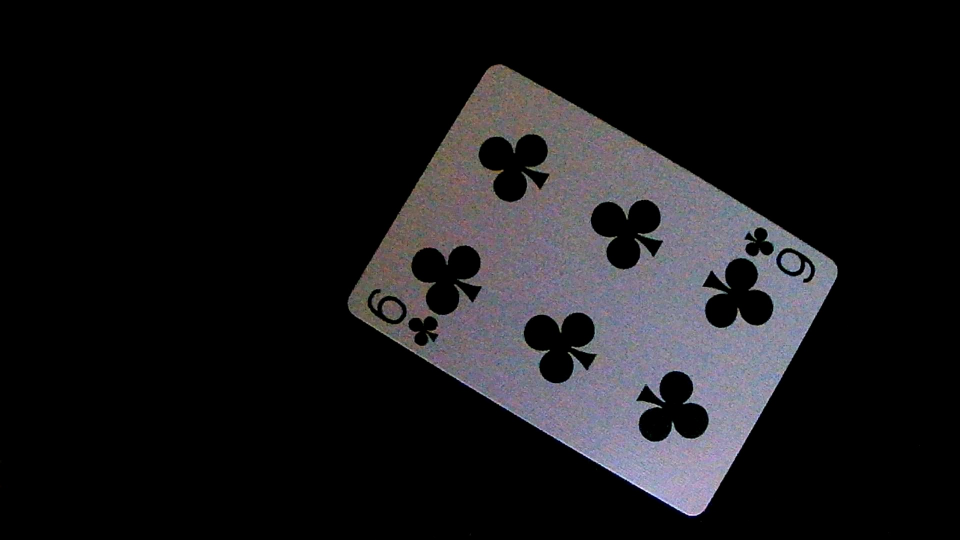
#> input picture TEMP/Project4/test_images3/6C.jpg, 1920 x 1080 px, found by its file name (shown at 1/2 size)
$ python template_matching2.py
#> lines starting #> are read from the running program, lines starting #| are printed output that depends on the picture; after the words box and inside, x2 and y2 are one past the last pixel; in counts of white or black regions, pixels touching at a corner belong together
import cv2
import numpy as np
import os

def preprocess_and_extract_symbols(image_path, use_one_in_ten=True):
    # Step 1: Input Image Acquisition
    img_color = cv2.imread(image_path)
    if img_color is None:
        print("Error: Image not found or unable to read.")
        return None, None, None

    # cv2.imshow("Original Image", img_color)
    # cv2.waitKey(0)

    # Step 2: Preprocessing
    img_gray = cv2.cvtColor(img_color, cv2.COLOR_BGR2GRAY)
    _, img_bin = cv2.threshold(img_gray, 0, 255, cv2.THRESH_BINARY + cv2.THRESH_OTSU)

    # Invert image if necessary
    if np.mean(img_bin) > 127:
        img_bin = 255 - img_bin

    # Morphological operations
    kernel = cv2.getStructuringElement(cv2.MORPH_RECT, (3, 3))
    img_bin = cv2.morphologyEx(img_bin, cv2.MORPH_OPEN, kernel)
    img_bin = cv2.morphologyEx(img_bin, cv2.MORPH_CLOSE, kernel)

    # cv2.imshow("Binarized Image", img_bin)
    # cv2.waitKey(0)

    # Step 3: Card Orientation Detection
    contours, _ = cv2.findContours(img_bin, cv2.RETR_EXTERNAL, cv2.CHAIN_APPROX_SIMPLE)
    if not contours:
        print("Error: No contours found.")
        return None, None, None

    largest_contour = max(contours, key=cv2.contourArea)
    rect = cv2.minAreaRect(largest_contour)
    angle = rect[2]
    width, height = rect[1][0], rect[1][1]
    if width < height:
        angle = angle
    else:
        angle = angle + 90

    # Rotate image to correct orientation
    (h, w) = img_gray.shape[:2]
    center = rect[0]
    M = cv2.getRotationMatrix2D(center, angle, 1.0)
    img_rotated = cv2.warpAffine(img_color, M, (w, h), flags=cv2.INTER_CUBIC, borderMode=cv2.BORDER_REPLICATE)

    # cv2.imshow("Rotated Image", img_rotated)
    # cv2.waitKey(0)

    # Step 4: Card Cropping
    img_gray_rotated = cv2.cvtColor(img_rotated, cv2.COLOR_BGR2GRAY)
    _, img_bin_rotated = cv2.threshold(img_gray_rotated, 0, 255, cv2.THRESH_BINARY + cv2.THRESH_OTSU)

    if np.mean(img_bin_rotated) > 127:
        img_bin_rotated = 255 - img_bin_rotated

    contours, _ = cv2.findContours(img_bin_rotated, cv2.RETR_EXTERNAL, cv2.CHAIN_APPROX_SIMPLE)
    if not contours:
        print("Error: No contours found in rotated image.")
        return None, None, None

    card_contour = max(contours, key=cv2.contourArea)
    x, y, w, h = cv2.boundingRect(card_contour)
    card_cropped = img_rotated[y:y+h, x:x+w]

    cv2.imshow("Cropped Card", card_cropped)
    cv2.waitKey(0)

    # Step 5: Extracting Rank and Suit Symbols
    # Assuming symbols are in the top-left corner
    symbol_region = card_cropped[0:int(h*0.3), 0:int(w*0.17)]
    cv2.imshow("Symbol Region", symbol_region)
    cv2.waitKey(0)

    symbol_gray = cv2.cvtColor(symbol_region, cv2.COLOR_BGR2GRAY)
    _, symbol_bin = cv2.threshold(symbol_gray, 0, 255, cv2.THRESH_BINARY_INV + cv2.THRESH_OTSU)

    cv2.imshow("Binarized Symbol Region", symbol_bin)
    cv2.waitKey(0)

    # Step 6: Finding Contours in Symbol Region
    contours, _ = cv2.findContours(symbol_bin, cv2.RETR_EXTERNAL, cv2.CHAIN_APPROX_SIMPLE)

    # Filter out small contours based on area
    min_contour_area = 50  # Adjust based on experimentation
    filtered_contours = [cnt for cnt in contours if cv2.contourArea(cnt) > min_contour_area]

    # Filter out contours near the edges
    def is_contour_near_edge(contour, image_shape, margin_fraction=0.05):
        x, y, w, h = cv2.boundingRect(contour)
        img_h, img_w = image_shape[:2]
        margin_x = int(img_w * margin_fraction)
        margin_y = int(img_h * margin_fraction)
        if x < margin_x or y < margin_y or x + w > img_w - margin_x or y + h > img_h - margin_y:
            return True
        else:
            return False

    filtered_contours = [cnt for cnt in filtered_contours if not is_contour_near_edge(cnt, symbol_bin.shape)]

    if len(filtered_contours) == 0:
        print("Error: No valid contours found after filtering.")
        return None, None, None

    # Create a copy of the symbol region for visualization
    symbol_with_contours = cv2.cvtColor(symbol_bin, cv2.COLOR_GRAY2BGR)

    # Draw all filtered contours in green
    for cnt in filtered_contours:
        cv2.drawContours(symbol_with_contours, [cnt], -1, (0, 255, 0), 2)

    cv2.imshow("Filtered Contours", symbol_with_contours)
    cv2.waitKey(0)

    # Sort contours by vertical position (y-coordinate)
    bounding_boxes = [cv2.boundingRect(c) for c in filtered_contours]
    sorted_contours = sorted(zip(filtered_contours, bounding_boxes), key=lambda b: b[1][1])

    # Identify rank and suit symbols
    # Assuming the suit symbol is the lowest contour
    suit_contour = sorted_contours[-1][0]
    suit_bbox = sorted_contours[-1][1]

    # The rest are rank symbols (could be more than one contour, e.g., '1' and '0' in '10')
    rank_contours = [c[0] for c in sorted_contours[:-1]]
    rank_bboxes = [c[1] for c in sorted_contours[:-1]]

    # For '10', there will be two rank contours; for other cards, usually one
    # Option to choose between '1' and '0' for the rank symbol
    if len(rank_contours) == 0:
        print("Error: No rank contours found.")
        return None, None, None

    if len(rank_contours) == 1:
        # Only one rank contour
        rank_contour = rank_contours[0]
        rank_bbox = rank_bboxes[0]
    else:
        # Multiple rank contours (e.g., '1' and '0'), Choose between '1' and '0' based on horizontal position
        # '1' is on the left, '0' on the right
        if use_one_in_ten:
            # Choose the leftmost contour (assumed to be '1')
            rank_idx = np.argmin([bbox[0] for bbox in rank_bboxes])
        else:
            # Choose the rightmost contour (assumed to be '0')
            rank_idx = np.argmax([bbox[0] for bbox in rank_bboxes])
        rank_contour = rank_contours[rank_idx]
        rank_bbox = rank_bboxes[rank_idx]

    # Draw selected rank and suit contours for visualization
    cv2.drawContours(symbol_with_contours, [rank_contour], -1, (0, 0, 255), 2)  # Red
    cv2.drawContours(symbol_with_contours, [suit_contour], -1, (255, 0, 0), 2)  # Blue

    cv2.imshow("Selected Rank and Suit Contours", symbol_with_contours)
    cv2.waitKey(0)

    # Step 7: Extracting Rank and Suit Symbols
    # Extract rank symbol
    x, y, w, h = rank_bbox
    rank_symbol = symbol_bin[y:y+h, x:x+w]

    # Extract suit symbol
    x, y, w, h = suit_bbox
    suit_symbol = symbol_bin[y:y+h, x:x+w]

    # Resize symbols while maintaining aspect ratio and padding
    def resize_and_pad(img, size=(70, 125)):
        h, w = img.shape
        aspect_ratio = w / h
        target_w, target_h = size

        # Compute scaling factor to fit the symbol into the target size
        scaling_factor = min(target_w / w, target_h / h)
        new_w = int(w * scaling_factor)
        new_h = int(h * scaling_factor)
        resized_img = cv2.resize(img, (new_w, new_h), interpolation=cv2.INTER_AREA)

        # Create a new image with the target size and place the resized symbol at the center
        padded_img = np.zeros((target_h, target_w), dtype=np.uint8)
        x_offset = (target_w - new_w) // 2
        y_offset = (target_h - new_h) // 2
        padded_img[y_offset:y_offset+new_h, x_offset:x_offset+new_w] = resized_img

        return padded_img

    rank_symbol_resized = resize_and_pad(rank_symbol)
    suit_symbol_resized = resize_and_pad(suit_symbol)

    # Display extracted symbols
    cv2.imshow("Rank Symbol", rank_symbol_resized)
    cv2.waitKey(0)
    cv2.imshow("Suit Symbol", suit_symbol_resized)
    cv2.waitKey(0)
    cv2.destroyAllWindows()

    return rank_symbol_resized, suit_symbol_resized, card_cropped

def match_templates(rank_symbol, suit_symbol, rank_templates, suit_templates):
    # Template Matching for Ranks
    kernel = cv2.getStructuringElement(cv2.MORPH_ELLIPSE, (5, 5))

    print("Rank scores:")
    cv2.imshow("Rank Symbol", rank_symbol)
    cv2.waitKey(0)

    rank_symbol = cv2.dilate(rank_symbol, kernel)
    cv2.imshow("Dilated Rank Symbol", rank_symbol)
    cv2.waitKey(0)

    max_score_rank = -np.inf
    best_match_rank = None
    for rank_name, rank_template in rank_templates.items():
        rank_template = cv2.resize(rank_template, (70, 125))
        cv2.imshow("Rank Template", rank_template)
        rank_template = cv2.bitwise_and(rank_template, rank_symbol)
        cv2.imshow("ANDed with Template", rank_template)
        cv2.waitKey(0)

        res = cv2.matchTemplate(rank_symbol, rank_template, cv2.TM_CCOEFF_NORMED)
        score = res[0][0]
        print(f"Rank {rank_name}, Score: {score}")
        if score > max_score_rank:
            max_score_rank = score
            best_match_rank = rank_name

    # Template Matching for Suits
    # Create a 7x7 circular structuring element
    print("Suit scores:")
    # Erode the suit symbol
    suit_symbol_dilated = cv2.dilate(suit_symbol, kernel)
    cv2.imshow("Dilated Suit Symbol", suit_symbol_dilated)
    cv2.waitKey(0)

    max_score_suit = -np.inf
    best_match_suit = None
    for suit_name, suit_template in suit_templates.items():
        # Erode the suit template

        # suit_template_eroded = cv2.erode(suit_template, kernel)
        cv2.imshow("Suit Template", suit_template)

        suit_template_anded = cv2.bitwise_and(suit_template, suit_symbol_dilated)
        cv2.imshow("Suit Template AND Symbol Dilated", suit_template_anded)
        cv2.waitKey(0)

        # res = cv2.matchTemplate(suit_symbol_eroded, suit_template_eroded, cv2.TM_CCOEFF_NORMED)
        res = cv2.matchTemplate(suit_symbol, suit_template_anded, cv2.TM_CCOEFF_NORMED)
        score = res[0][0]
        print(f"Suit {suit_name}, Score: {score}")
        if score > max_score_suit:
            max_score_suit = score
            best_match_suit = suit_name

    # Thresholds
    threshold_rank = 0  # Adjust based on experimentation
    threshold_suit = 0  # Adjust based on experimentation

    # Result Declaration
    if max_score_rank > threshold_rank and max_score_suit > threshold_suit:
        result = f"The card is {best_match_rank} of {best_match_suit}"
    else:
        result = "Unable to confidently determine the card's rank and suit."

    print(f"Rank match score: {max_score_rank}, Suit match score: {max_score_suit}")
    print(result)
    return result

# Helper function to load templates
def load_templates(template_folder):
#> called with template_folder = 'TEMP/Project4/imgs'
    rank_templates = {}
    suit_templates = {}

    # Load rank templates
    ranks = ['A', '2', '3', '4', '5', '6', '7', '8', '9', '10', 'J', 'Q', 'K']
    for rank in ranks:
        template_path = os.path.join(template_folder, 'ranks', f'{rank}.jpg')
        template = cv2.imread(template_path, cv2.IMREAD_GRAYSCALE)
        if template is not None:
            _, template_bin = cv2.threshold(template, 0, 255, cv2.THRESH_BINARY + cv2.THRESH_OTSU)
            template_resized = cv2.resize(template_bin, (70, 125))
            rank_templates[rank] = template_resized
        else:
            print(f"Warning: Template for rank '{rank}' not found.")

    # Load suit templates
    suits = ['Hearts', 'Diamonds', 'Clubs', 'Spades']
#> suits = ['Hearts', 'Diamonds', 'Clubs', 'Spades']
    for suit in suits:
        template_path = os.path.join(template_folder, 'suits', f'{suit}.jpg')
        template = cv2.imread(template_path, cv2.IMREAD_GRAYSCALE)
        if template is not None:
            _, template_bin = cv2.threshold(template, 0, 255, cv2.THRESH_BINARY + cv2.THRESH_OTSU)
            template_resized = cv2.resize(template_bin, (70, 125))
            suit_templates[suit] = template_resized
        else:
            print(f"Warning: Template for suit '{suit}' not found.")
#| Warning: Template for suit 'Hearts' not found.

    return rank_templates, suit_templates

# Main code to run the functions
if __name__ == "__main__":
    image_path = 'TEMP/Project4/test_images3/6C.JPG'
    template_folder = 'TEMP/Project4/imgs'  # Folder containing 'ranks' and 'suits' subfolders

    # Load templates
    rank_templates, suit_templates = load_templates(template_folder)
#> rank_templates = 0 items; suit_templates = 0 items

    # Preprocess image and extract symbols
    rank_symbol, suit_symbol, card_cropped = preprocess_and_extract_symbols(image_path)
#> in preprocess_and_extract_symbols, img_color is the input picture: shape (1080, 1920, 3); mean B, G, R 26.1, 23.8, 24.6
#> in preprocess_and_extract_symbols, `_, img_bin = cv2.threshold(img_gray, 0, 255, cv2.THRESH_BINARY + cv2.T..`:
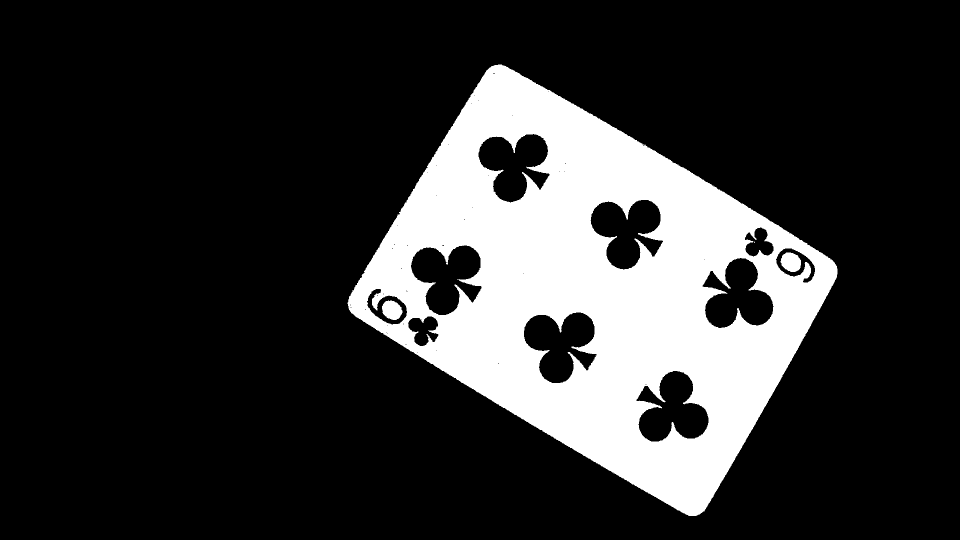
#> img_bin: shape (1080, 1920) (shown at 1/2 size); 19.5% white; 5 white regions (2 under 20 px), largest, box (x1, y1, x2, y2) and area: (695, 129, 1675, 1032) 401099, (1561, 505, 1602, 544) 1225, (764, 601, 805, 640) 1198
#> in preprocess_and_extract_symbols, `img_bin = cv2.morphologyEx(img_bin, cv2.MORPH_OPEN, kernel)`: img_bin: shape (1080, 1920); 19.5% white; 4 white regions (1 under 20 px), largest, box (x1, y1, x2, y2) and area: (695, 129, 1675, 1032) 400910, (1561, 505, 1602, 544) 1225, (764, 601, 805, 640) 1194
#> in preprocess_and_extract_symbols, `img_bin = cv2.morphologyEx(img_bin, cv2.MORPH_CLOSE, kernel)`: img_bin: shape (1080, 1920); 19.5% white; 3 white regions
#> in preprocess_and_extract_symbols, `contours, _ = cv2.findContours(img_bin, cv2.RETR_EXTERNAL, cv2.CHAIN_A..`: contours = 1 contour; box (x1, y1, x2, y2) and area: (695, 129, 1675, 1032) 486250
#> in preprocess_and_extract_symbols, `largest_contour = max(contours, key=cv2.contourArea)`: largest_contour = contour of 1581 points, box (x1, y1, x2, y2) (695, 129, 1675, 1032), area 486250
#> in preprocess_and_extract_symbols, `rect = cv2.minAreaRect(largest_contour)`: rect = ((1190, 577.2), (597.5, 830.9), -59.24)
#> in preprocess_and_extract_symbols, `angle = rect[2]`: angle = -59.24
#> in preprocess_and_extract_symbols, `width, height = rect[1][0], rect[1][1]`: width = 597.5; height = 830.9
#> in preprocess_and_extract_symbols, `center = rect[0]`: center = (1190, 577.2)
#> in preprocess_and_extract_symbols, `M = cv2.getRotationMatrix2D(center, angle, 1.0)`: M = [[0.511, -0.859, 1077.3], [0.859, 0.511, -740.6]]
#> in preprocess_and_extract_symbols, `_, img_bin_rotated = cv2.threshold(img_gray_rotated, 0, 255, cv2.THRES..`:
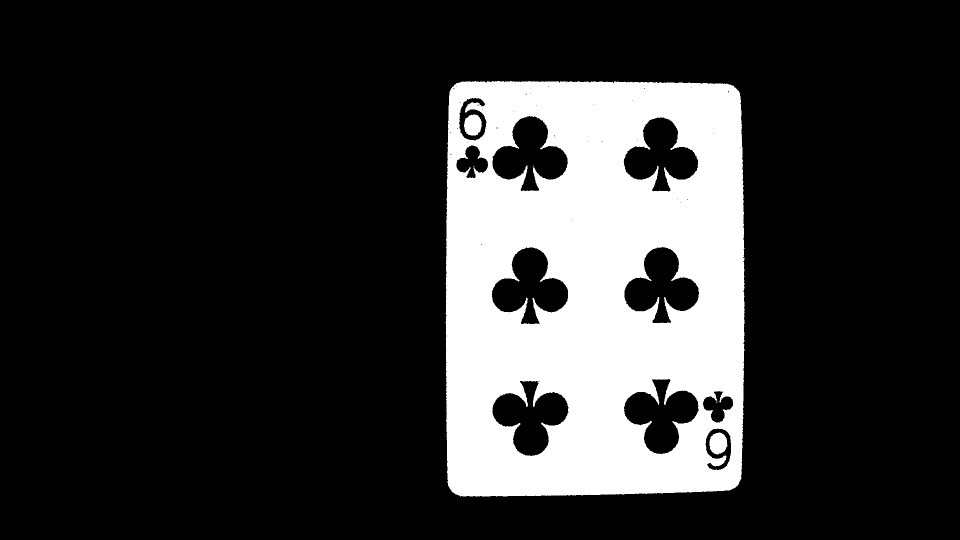
#> img_bin_rotated: shape (1080, 1920) (shown at 1/2 size); 19.5% white; 6 white regions (3 under 20 px)
#> in preprocess_and_extract_symbols, `contours, _ = cv2.findContours(img_bin_rotated, cv2.RETR_EXTERNAL, cv2..`: contours = 1 contour; box (x1, y1, x2, y2) and area: (891, 162, 1489, 993) 486094
#> in preprocess_and_extract_symbols, `card_contour = max(contours, key=cv2.contourArea)`: card_contour = contour of 1020 points, box (x1, y1, x2, y2) (891, 162, 1489, 993), area 486094
#> in preprocess_and_extract_symbols, `x, y, w, h = cv2.boundingRect(card_contour)`: x = 891; y = 162; w = 598; h = 831
#> in preprocess_and_extract_symbols, `_, symbol_bin = cv2.threshold(symbol_gray, 0, 255, cv2.THRESH_BINARY_I..`: symbol_bin: shape (249, 101); 23.2% white; 13 white regions (9 under 20 px)
#> in preprocess_and_extract_symbols, `contours, _ = cv2.findContours(symbol_bin, cv2.RETR_EXTERNAL, cv2.CHAI..`: contours = 13 contours, 9 with area under 20; largest, box (x1, y1, x2, y2) and area: (28, 34, 82, 119) 2992, (22, 129, 85, 194) 2144, (0, 0, 47, 249) 1118, (94, 143, 101, 184) 153
#> in preprocess_and_extract_symbols, `filtered_contours = [cnt for cnt in contours if cv2.contourArea(cnt) >..`: filtered_contours = 4 contours; box (x1, y1, x2, y2) and area: (28, 34, 82, 119) 2992, (22, 129, 85, 194) 2144, (0, 0, 47, 249) 1118, (94, 143, 101, 184) 153
#> in preprocess_and_extract_symbols, `filtered_contours = [cnt for cnt in filtered_contours if not is_contou..`: filtered_contours = 2 contours; box (x1, y1, x2, y2) and area: (28, 34, 82, 119) 2992, (22, 129, 85, 194) 2144
#> in preprocess_and_extract_symbols, `symbol_with_contours = cv2.cvtColor(symbol_bin, cv2.COLOR_GRAY2BGR)`: symbol_with_contours: shape (249, 101, 3); 23.2% white; 13 white regions (9 under 20 px)
#> the loop in preprocess_and_extract_symbols, `for cnt in filtered_contours:` made 2 passes
#> after the loop in preprocess_and_extract_symbols, `for cnt in filtered_contours:`:
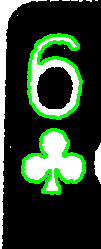
#> symbol_with_contours: shape (249, 101, 3); mean B, G, R 46, 67, 46
#> in preprocess_and_extract_symbols, `bounding_boxes = [cv2.boundingRect(c) for c in filtered_contours]`: bounding_boxes = [(22, 129, 63, 65), (28, 34, 54, 85)]
#> in preprocess_and_extract_symbols, `sorted_contours = sorted(zip(filtered_contours, bounding_boxes), key=l..`: sorted_contours = 2 items
#> in preprocess_and_extract_symbols, `suit_contour = sorted_contours[-1][0]`: suit_contour = contour of 156 points, box (x1, y1, x2, y2) (22, 129, 85, 194), area 2144
#> in preprocess_and_extract_symbols, `suit_bbox = sorted_contours[-1][1]`: suit_bbox = (22, 129, 63, 65)
#> in preprocess_and_extract_symbols, `rank_contours = [c[0] for c in sorted_contours[:-1]]`: rank_contours = 1 contour; box (x1, y1, x2, y2) and area: (28, 34, 82, 119) 2992
#> in preprocess_and_extract_symbols, `rank_bboxes = [c[1] for c in sorted_contours[:-1]]`: rank_bboxes = [(28, 34, 54, 85)]
#> in preprocess_and_extract_symbols, `rank_contour = rank_contours[0]`: rank_contour = contour of 160 points, box (x1, y1, x2, y2) (28, 34, 82, 119), area 2992
#> in preprocess_and_extract_symbols, `rank_bbox = rank_bboxes[0]`: rank_bbox = (28, 34, 54, 85)
#> in preprocess_and_extract_symbols, `x, y, w, h = rank_bbox`: x = 28; y = 34; w = 54; h = 85
#> in preprocess_and_extract_symbols, `rank_symbol = symbol_bin[y:y+h, x:x+w]`: rank_symbol: shape (85, 54); 41.7% white; 2 white regions (1 under 20 px), largest, box (x1, y1, x2, y2) and area: (0, 0, 54, 85) 1915
#> in preprocess_and_extract_symbols, `x, y, w, h = suit_bbox`: x = 22; y = 129; w = 63; h = 65
#> in preprocess_and_extract_symbols, `suit_symbol = symbol_bin[y:y+h, x:x+w]`: suit_symbol: shape (65, 63); 55.6% white; 8 black regions (4 under 20 px), largest, box (x1, y1, x2, y2) and area: (0, 0, 29, 37) 562, (34, 0, 63, 34) 518, (34, 41, 63, 65) 385, (0, 42, 29, 65) 345
#> call 2 of resize_and_pad, with size = (70, 125)
#> in resize_and_pad (call 2), `padded_img[y_offset:y_offset+new_h, x_offset:x_offset+new_w] = resized..`:
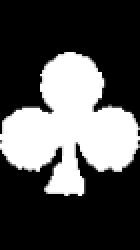
#> padded_img: shape (125, 70) (shown 2 times larger); min 0, max 255, mean 81.7

    if rank_symbol is not None and suit_symbol is not None:
        # Match templates and declare result
        result = match_templates(rank_symbol, suit_symbol, rank_templates, suit_templates)
#> in match_templates, `kernel = cv2.getStructuringElement(cv2.MORPH_ELLIPSE, (5, 5))`: kernel = [[0, 0, 1, 0, 0], [1, 1, 1, 1, 1], [1, 1, 1, 1, 1], [1, 1, 1, 1, 1], [0, 0, 1, 0, 0]]
#> in match_templates, `rank_symbol = cv2.dilate(rank_symbol, kernel)`:
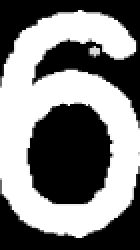
#> rank_symbol: shape (125, 70) (shown 2 times larger); min 0, max 255, mean 126.7
#> after the loop in match_templates, `for rank_name, rank_template in rank_templates.items():`: max_score_rank = -inf
#> in match_templates, `suit_symbol_dilated = cv2.dilate(suit_symbol, kernel)`:
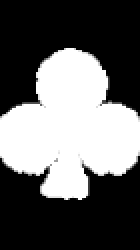
#> suit_symbol_dilated: shape (125, 70) (shown 2 times larger); min 0, max 255, mean 99.5
#| Rank match score: -inf, Suit match score: -inf

        # Display the final cropped card with result
        cv2.putText(card_cropped, result, (10, 30), cv2.FONT_HERSHEY_SIMPLEX, 0.8, (0, 255, 0), 2)
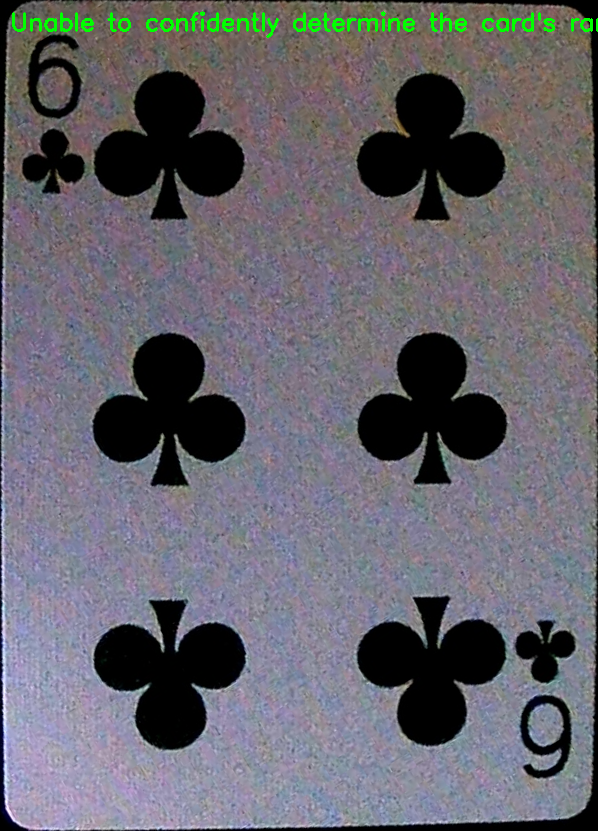
#> card_cropped: shape (831, 598, 3); mean B, G, R 108.1, 100.4, 101.9
        cv2.imshow("Final Result", card_cropped)
        cv2.waitKey(0)
        cv2.destroyAllWindows()
    else:
        print("Symbol extraction failed.")
